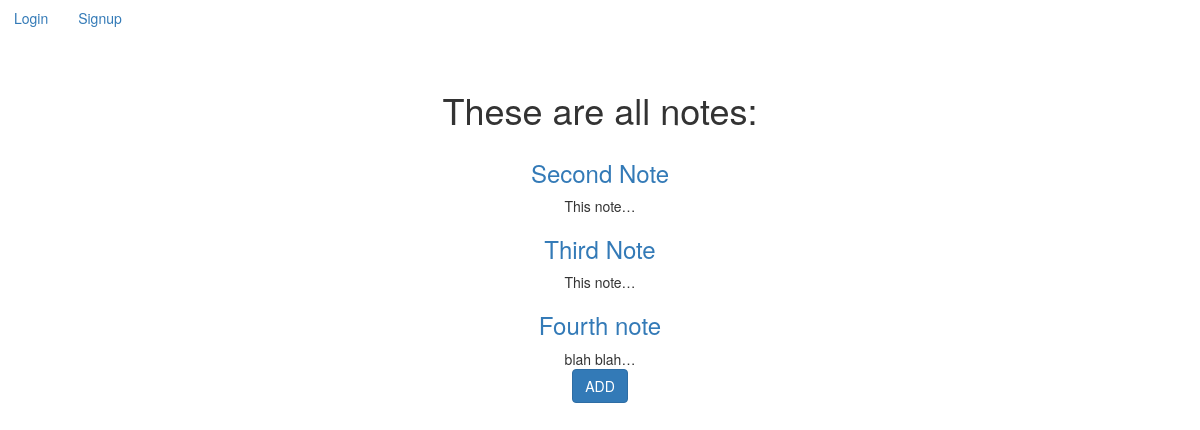
The app's page /notes/notes/ with its own data.
### notes/models.py (models this page shows)
class Note(models.Model):
    title = models.CharField(max_length=200)
    text = models.TextField()
    created = models.DateTimeField(auto_now_add=True)
    user =  models.ForeignKey(User, on_delete=models.CASCADE, related_name='notes')

### notes/views.py (the view)
# urls.py: path('notes/', views.list),
def list(request):
    all_notes = Note.objects.all()
    return render(request, 'notes.html', {'notes': all_notes})

### notes/templates/notes.html (shortened to what this page needs)
{% extends "base.html" %}
{% block content %}
<h1 class="my-5"> These are all notes:</h1>
<div class="row row-cols3 g-2">
    {% for note in notes%}
    <div class="col">
        <div class="border border-primary">
            <a href="{% url 'notes.details' pk=note.id %}"><h3 class="text-dark text-decoration-none">{{note.title}}</h3></a>
            {{note.text | truncatechars:10}}
        </div>
    </div>
    {% endfor %}
</div>
<a href="{% url 'notes.new' %}" class="btn btn-primary">ADD</a>
{% endblock %}

### records on screen
Note: title "Second Note", text "This note…"
Note: title "Third Note", text "This note…"
Note: title "Fourth note", text "blah blah…"
